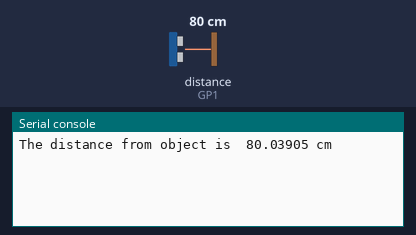
The program below on a simulated Raspberry Pi Pico running MicroPython. On the bench: the last lines printed to the serial console. Inputs (shaded band) come from the test bench; at power-on: distance to the obstacle (sensor on GP1) 80 cm. The echo pulse lasts 58.3 µs per cm.

Above: at 1.2 s.
1.3 s: distance to the obstacle (sensor on GP1) set to 2 cm
At 4.4 s:
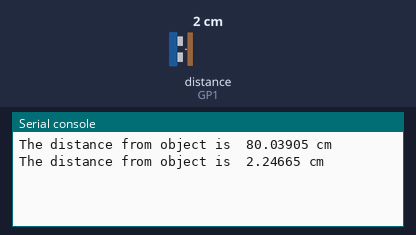
5.2 s: distance to the obstacle (sensor on GP1) set to 4 cm
At 6.7 s:
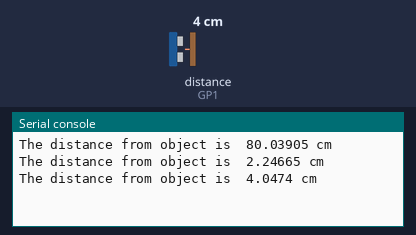
Timing chart, 0 to 8.2 s (numbered marks = the images above; inputs shaded):
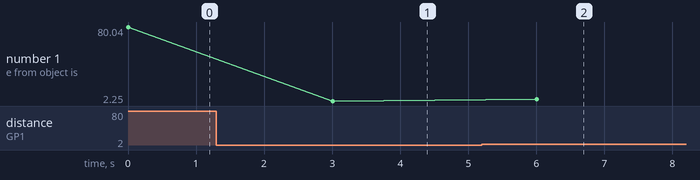

The program:

ultrasonic_sensor_with_raspberry_pi_pico_w.py
```python
from machine import Pin
import utime
trigger = Pin(0, Pin.OUT)
echo = Pin(1, Pin.IN)
signaloff = 0
signalon = 0
while True:
   trigger.low()
   utime.sleep_us(2)
   trigger.high()
   utime.sleep_us(5)
   trigger.low()
   while echo.value() == 0:
       signaloff = utime.ticks_us() # 150
   while echo.value() == 1:
       signalon = utime.ticks_us()  #  350
   duration = signalon - signaloff
   distance = duration * 0.01715
   print("The distance from object is ",distance,"cm")
   utime.sleep(3)
```

Measured:
- after the input at 1.3 s, the serial console: prints a new line after 1.7 s (image 1)
- after the input at 5.2 s, the serial console: prints a new line after 0.81 s (image 2)
- plotted number 1: 80.04 → 2.25 after the input at 1.3 s, 2.25 → 4.05 after the input at 5.2 s
